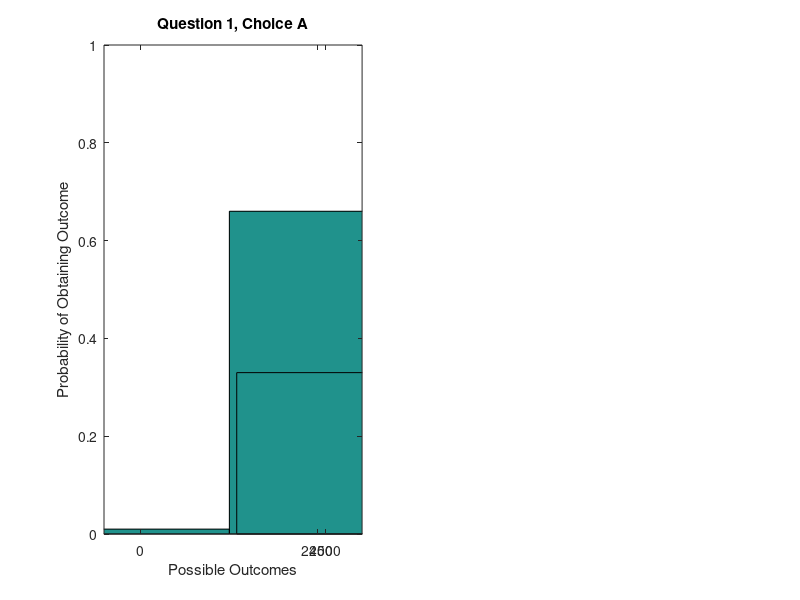

Write the MATLAB code that produced this figure. (Note: this script raises an error after producing the figure.)
%  Draw a histogram to visually represent scenarios used in the
%  Kahneman & Tversky (1979) prospect theory paper
%  
%  Author: C. M. McColeman
%  Date Created: November 28 2016
%  Last Edit: 
%  
%  Cognitive Science Lab, Simon Fraser University 
%  Originally Created For: thesis introduction; illustrative example
%  
%  Reviewed: [] 
%  Verified: [] 
%  
%  INPUT: 
%  
%  OUTPUT: 
%  
%  Additional Scripts Used: [Insert all scripts called on] 
%  
%  Additional Comments: Requires permission to save to ~/pictures

nSamples = 1000; 
dataSampleIdx = [1,2,3,4];


%% problem set 1

% 1) choose between 
% A: $2500, p=.33; $2400, p=.66; 0, p=0.01
labelVal{1,1} = {'$2500', '$2400', '$0'};
wm(1,1,1:3) = [.33, .66, .01];
xLoc{1,1} = [2500, 2400, 0]
% B: $2400, p=1.0;
labelVal{1,2} = {'$2400'};
wm(1,2,1:3) = [1];
xLoc{1,2} = [2400]

% 2) choose between
% C: $2500, p =.33; 0, p=.67
labelVal{2,1} = {'$2500', '$0'};
wm(2,1,1:3) = [.33, .67, 0];
xLoc{2,1} = [2500, 0];
% D: $2400, p =.34; 0, p=.66
labelVal{2,2} = {'$2400', '$0'};
wm(2,2,1:3) = [.34, .66, 0];
xLoc{2,2} = [2400, 0];
% Kahneman & Tversky observed that 82% chose B, 83 % chose C. 


%% problem set 2

% 3) choose between 
% A: $4000, p=.80; $0, p=.20
labelVal{3,1} = {'$4000', '$0'};
wm(3,1,1:3) = [.8, .2, 0];
xLoc{3,1} = [4000, 0];
% B: $3000, p=1.0;
labelVal{3,2} = {'$3000'};
wm(3,2,1:3) = [1, 0, 0];
xLoc{3,2} = [3000];

% 4) choose between
% C: $4000, p =.20;
labelVal{4,1} = {'$4000', '$0'};
wm(4,1,1:3) = [.2, .8, 0];
xLoc{4,1}=[4000, 0];
% D: $3000, p =.25;
labelVal{4,2} = {'$3000', '$0'};
wm(4,2,1:3) = [.25, 0, 0];
xLoc{4,2}=[3000, 0];
% Kahneman & Tversky observed that 80% chose B, 65% chose C. 

%% problem set 3

% Note: it's hard to represent this in time without choosing for the observer that
% one week in each of the three countries is equally valuable

% 5) choose between 
% A: 50% win a 3 week tour of 3 countries 
labelVal{5,1}={'3 week tour of ENG, FRA, & ITL', 'no tour of any country'}
wm(5,1,1:3) = [.5, .5, 0];
xLoc{5,1}=[1, 2];
% B: 100% win a 1 week tour of 1 country
labelVal{5,2}={'1 week tour of ENG'}
wm(5,2,1:3) = [1, 0, 0];
xLoc{5,2}=1;
% 6) choose between
% C: 5% win a 3 week tour of 3 countries
labelVal{6,1}={'3 week tour of ENG, FRA, & ITL', 'no tour of any country'}
wm(6,1,1:3) = [.05, .95, 0];
xLoc{6,1} = [1, 2];
% D: 10% win a 1 week tour of 1 country
labelVal{6,2}={'1 week tour of ENG', 'no tour of any country'}
wm(6,2,1:3) = [.1, .9, 0];
xLoc{6,2} = [1, 2];

%% problem set 4

% 7) choose between 
% A: $6000, p=.45; $0, p=.55
labelVal{7,1} = {'$6000', '$0'};
wm(7,1,1:3) = [.45, .55, 0];
xLoc{7,1} = [6000, 0]

% B: $3000, p=.9;
labelVal{7,2} = {'$3000' '$0'};
wm(7,2,1:3) = [.9, .1, 0];
xLoc{7,2} = [3000, 0];

% 8) choose between
% C: $6000, p =.001;
labelVal{8,1} = {'$6000', '$0'};
wm(8,1,1:3) = [.001, .999, 0];
xLoc{8,1} = [6000, 0];

% D: $3000, p =.002;
labelVal{8,2} = {'$3000', '$0'};
wm(8,2,1:3) = [.002, .998, 0];
xLoc{8,2} = [3000, 0];

for i = 1:8
    thisSetRange = [min([xLoc{i,1} xLoc{i,2}]) max([xLoc{i,1} xLoc{i,2}])];
    vizBuffer = .2*diff(thisSetRange);
    
    if mod(i,2)
       choiceTitle = {'A', 'B'};
    else
        choiceTitle = {'C', 'D'};
    end
    
    figure;
    subplot(1,2,1)
    data2D{i,1} = reshape(wm(i,1,1:numel(xLoc{i,1})),1,numel(xLoc{i,1}));
    bar(xLoc{i,1},data2D{i,1},.4,'hist');
    xlim([thisSetRange(1)-vizBuffer thisSetRange(2)+vizBuffer])
    ylim([0 1])
    xlabel('Possible Outcomes')
    ylabel('Probability of Obtaining Outcome')
    title(['Question ' num2str(i) ', Choice ' choiceTitle{1}])
    
    % edit axes
    axesEdit = gca;
    axesEdit.XTick = [thisSetRange(1) thisSetRange(1)+diff(thisSetRange)/2 thisSetRange(2)]
    
    subplot(1,2,2)
    data2D{i,2} = reshape(wm(i,2,1:numel(xLoc{i,2})),1,numel(xLoc{i,2}));
    bar(xLoc{i,2},data2D{i,2},.4,'hist');
    xlim([thisSetRange(1)-vizBuffer thisSetRange(2)+vizBuffer])
    ylim([0 1])
    xlabel('Possible Outcomes')
    ylabel('Probability of Obtaining Outcome')
    title(['Question ' num2str(i) ', Choice ' choiceTitle{2}])
    
    % edit axes
    axesEdit = gca;
    axesEdit.XTick = [thisSetRange(1) thisSetRange(2)/2 thisSetRange(2)]
    
    
end
